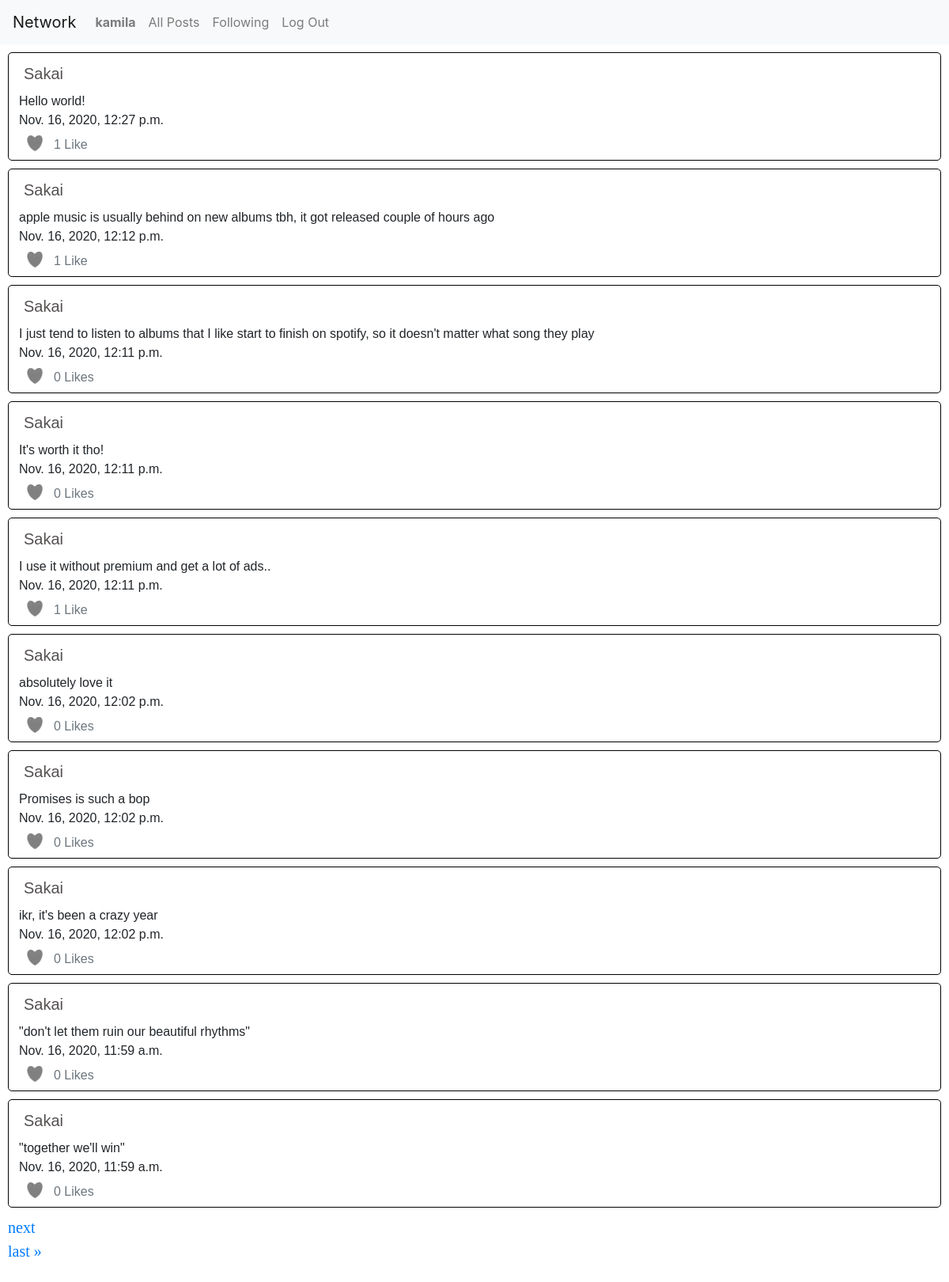
The page /following (signed in) on the database its author committed.
### network/models.py (models this page shows)
class User(AbstractUser):
    pass

class Post(models.Model):
    owner = models.ForeignKey("User", on_delete=models.PROTECT, related_name="posts")
    text = models.TextField(blank=True)
    timestamp = models.DateTimeField(auto_now_add=True)
    likes = models.ManyToManyField(User, blank=True, related_name="liked_posts")

### network/views.py (the view)
# urls.py: path("following", views.following, name="following"),
def following(request):
    current_user = request.user
    i_am_following = Follower.objects.filter(following=current_user).values_list("followed", flat=True)
    posts = Post.objects.filter(owner__in=i_am_following)
    posts = posts.order_by("-timestamp").all()
    paginator = Paginator(posts, 10)
    page_number = request.GET.get('page')
    page_obj = paginator.get_page(page_number)
    if request.user.is_authenticated:
        liked_posts = request.user.liked_posts.all()
    else:
        liked_posts = []
    return render(request, "network/following.html", {
        "page_obj": page_obj,
        "liked_posts" :liked_posts
    })

### network/templates/network/following.html (shortened to what this page needs)
{% extends "network/layout.html" %}
{% load static %}
{% block body %}
<div id="all-posts" >
    {% for post in page_obj %}
    <div id='{{post.id}}-container' style="margin:10px; padding:3px; padding-bottom:0; border-radius: 5px; border:thin solid black; font-family:Arial, Helvetica, sans-serif;">
        <p style="text-transform:capitalize; font-size: 20px; margin:0;"><a style="color: rgb(85, 81, 81); " class="nav-link" href="{% url 'profile' post.owner%}">{{post.owner}}</a></p>
        <div id='{{post.id}}-body' class="postbody">
            <p style="margin:0;"><span id="post_text-{{ post.id }}" >{{post.text}}</span></p>
            <p style="margin:0;"><span>{{post.timestamp}}</span></p>
            {% if post in liked_posts %}
                <div class="row unlike" data-postid="{{ post.id }}" data-userid="{{ user.id }}">
                    <img src="{% static 'network/redheart.png' %}" class="icon posttext" id="heart-{{ post.id }}">
                    {% if post.likes.count == 1 %}
                        <p class="text-secondary posttext" id="likes-{{ post.id }}">{{ post.likes.count }} Like</p><br>
                    {% else %}
                        <p class="text-secondary posttext" id="likes-{{ post.id }}">{{ post.likes.count }} Likes</p><br>
                    {% endif %}
                </div>
            {% else %}
                <div class="row like" data-postid="{{ post.id }}" data-userid="{{ user.id }}">
                    <img src="{% static 'network/heart.png' %}" class="icon posttext" id="heart-{{ post.id }}">
                    {% if post.likes.count == 1 %}
                        <p class="text-secondary posttext" id="likes-{{ post.id }}">{{ post.likes.count }} Like</p><br>
                    {% else %}
                        <p class="text-secondary posttext" id="likes-{{ post.id }}">{{ post.likes.count }} Likes</p><br>
                    {% endif %}
                </div>
            {% endif %}
        </div>
    </div>
    {% endfor %}
    <ul class="pagination" style="margin:10px; padding-bottom: 15px; font-size: 20px; font-family: Georgia, 'Times New Roman', Times, serif;">
        <span class="step-links">
            {% if page_obj.has_next %}
            <li class="page-item"><a href="?page={{ page_obj.next_page_number }}">next</a></li>
            <li class="page-item"><a href="?page={{ page_obj.paginator.num_pages }}">last &raquo;</a></li>
            {% endif %}
        </span>
    </ul>
</div>
{% endblock %}

### network/templates/network/layout.html (shortened to what this page needs)
{% load static %}
<!DOCTYPE html>
<html lang="en">
    <head>
        <link rel="stylesheet" href="https://stackpath.bootstrapcdn.com/bootstrap/4.4.1/css/bootstrap.min.css">
        <link href="{% static 'network/styles.css' %}" rel="stylesheet">
    </head>
    <body>
        <nav class="navbar navbar-expand-lg navbar-light bg-light">
            <a class="navbar-brand" href="#">Network</a>
            <div>
              <ul class="navbar-nav mr-auto">
                {% if user.is_authenticated %}
                    <li class="nav-item">
                        <a class="nav-link" href="{% url 'profile' user%}"><strong>{{ user.username }}</strong></a>
                    </li>
                {% endif %}
                <li class="nav-item">
                  <a class="nav-link" href="{% url 'index' %}">All Posts</a>
                </li>
                {% if user.is_authenticated %}
                    <li class="nav-item">
                        <a class="nav-link" href="{% url 'following' %}">Following</a>
                    </li>
                    <li class="nav-item">
                        <a class="nav-link" href="{% url 'logout' %}">Log Out</a>
                    </li>
                {% endif %}
              </ul>
            </div>
          </nav>
        <div class="body">
            {% block body %}
            {% endblock %}
        </div>
    </body>
</html>

### network/static/network/styles.css (style rules this page uses)
.icon { width:24px; height:24px; }
.posttext { margin: 5px; padding: 2px; }
.postbody { margin-left: 10px; }
.like, .unlike { margin-left: 3px; }

### rows shown on the page
User: username "kamila"
Post: owner "Sakai", text "Hello world!", timestamp "Nov. 16, 2020, 12:27 p.m.", likes.count "1"
Post: owner "Sakai", text "apple music is usually behind on new albums tbh, it got released couple of hours ago", timestamp "Nov. 16, 2020, 12:12 p.m.", likes.count "1"
Post: owner "Sakai", text "I just tend to listen to albums that I like start to finish on spotify, so it doesn't matter what song they play", timestamp "Nov. 16, 2020, 12:11 p.m.", likes.count "0"
Post: owner "Sakai", text "It's worth it tho!", timestamp "Nov. 16, 2020, 12:11 p.m.", likes.count "0"
Post: owner "Sakai", text "I use it without premium and get a lot of ads..", timestamp "Nov. 16, 2020, 12:11 p.m.", likes.count "1"
Post: owner "Sakai", text "absolutely love it", timestamp "Nov. 16, 2020, 12:02 p.m.", likes.count "0"
Post: owner "Sakai", text "Promises is such a bop", timestamp "Nov. 16, 2020, 12:02 p.m.", likes.count "0"
Post: owner "Sakai", text "ikr, it's been a crazy year", timestamp "Nov. 16, 2020, 12:02 p.m.", likes.count "0"
Post: owner "Sakai", text "\"don't let them ruin our beautiful rhythms\"", timestamp "Nov. 16, 2020, 11:59 a.m.", likes.count "0"
Post: owner "Sakai", text "\"together we'll win\"", timestamp "Nov. 16, 2020, 11:59 a.m.", likes.count "0"
